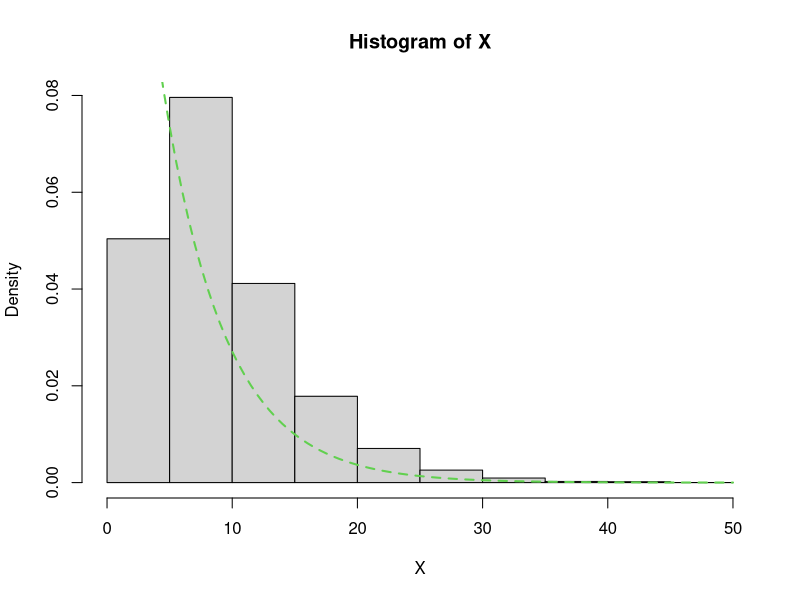

The R script that drew this image:
X=c()
X2=c()

for (i in 1:10000)
{  x1 = rexp(1,rate=0.2)
x2 = rexp(1,rate=0.2)
x3 = rexp(1,rate=0.2)
m=max(x1,x2,x3)
X=c(X,m)
X2 = c(X2,m^2)
}
hist(X,prob=TRUE)
curve(dexp(x,rate=0.2), col=3, lty=2,lwd=2,add=TRUE)
mean(X)
mean(X2)